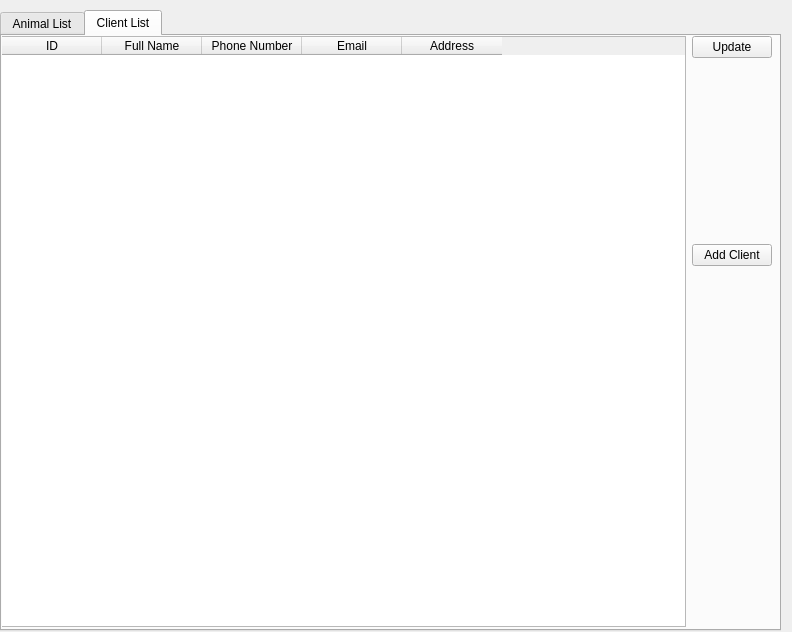
<?xml version="1.0" encoding="UTF-8"?>
<ui version="4.0">
 <class>StaffWindow</class>
 <widget class="QDialog" name="StaffWindow">
  <property name="geometry">
   <rect>
    <x>0</x>
    <y>0</y>
    <width>792</width>
    <height>632</height>
   </rect>
  </property>
  <property name="windowTitle">
   <string>Dialog</string>
  </property>
  <widget class="QWidget" name="gridLayoutWidget">
   <property name="geometry">
    <rect>
     <x>0</x>
     <y>10</y>
     <width>781</width>
     <height>621</height>
    </rect>
   </property>
   <layout class="QGridLayout" name="gridLayout_2">
    <item row="0" column="0">
     <widget class="QTabWidget" name="StuffTab">
      <property name="cursor">
       <cursorShape>ArrowCursor</cursorShape>
      </property>
      <property name="currentIndex">
       <number>1</number>
      </property>
      <widget class="QWidget" name="tab">
       <attribute name="title">
        <string>Animal List</string>
       </attribute>
       <widget class="QWidget" name="verticalLayoutWidget">
        <property name="geometry">
         <rect>
          <x>0</x>
          <y>0</y>
          <width>771</width>
          <height>561</height>
         </rect>
        </property>
        <layout class="QGridLayout" name="gridLayout_3">
         <item row="0" column="0" rowspan="7">
          <widget class="QTableWidget" name="AnimalListTable">
           <property name="cursor" stdset="0">
            <cursorShape>PointingHandCursor</cursorShape>
           </property>
           <column>
            <property name="text">
             <string>ID</string>
            </property>
           </column>
           <column>
            <property name="text">
             <string>Name</string>
            </property>
           </column>
           <column>
            <property name="text">
             <string>Species</string>
            </property>
           </column>
           <column>
            <property name="text">
             <string>Breed</string>
            </property>
           </column>
           <column>
            <property name="text">
             <string>Age</string>
            </property>
           </column>
           <column>
            <property name="text">
             <string>Gender</string>
            </property>
           </column>
          </widget>
         </item>
         <item row="2" column="1">
          <widget class="QPushButton" name="addAnimalButton">
           <property name="cursor">
            <cursorShape>PointingHandCursor</cursorShape>
           </property>
           <property name="text">
            <string>Add</string>
           </property>
          </widget>
         </item>
         <item row="0" column="1">
          <widget class="QPushButton" name="updateButton">
           <property name="cursor">
            <cursorShape>ArrowCursor</cursorShape>
           </property>
           <property name="text">
            <string>Update</string>
           </property>
          </widget>
         </item>
        </layout>
       </widget>
       <widget class="QLabel" name="label">
        <property name="geometry">
         <rect>
          <x>180</x>
          <y>560</y>
          <width>381</width>
          <height>20</height>
         </rect>
        </property>
        <property name="text">
         <string>Hint: Double Clicked Table Content To View Animal Details</string>
        </property>
       </widget>
      </widget>
      <widget class="QWidget" name="clientTab">
       <attribute name="title">
        <string>Client List</string>
       </attribute>
       <widget class="QWidget" name="gridLayoutWidget_2">
        <property name="geometry">
         <rect>
          <x>-1</x>
          <y>0</y>
          <width>771</width>
          <height>591</height>
         </rect>
        </property>
        <layout class="QGridLayout" name="gridLayout_4">
         <item row="0" column="0" rowspan="5">
          <widget class="QTableWidget" name="ClienListTable">
           <column>
            <property name="text">
             <string>ID</string>
            </property>
           </column>
           <column>
            <property name="text">
             <string>Full Name</string>
            </property>
           </column>
           <column>
            <property name="text">
             <string>Phone Number</string>
            </property>
           </column>
           <column>
            <property name="text">
             <string>Email</string>
            </property>
           </column>
           <column>
            <property name="text">
             <string>Address</string>
            </property>
           </column>
          </widget>
         </item>
         <item row="2" column="2">
          <widget class="QPushButton" name="addClientButton">
           <property name="text">
            <string>Add Client</string>
           </property>
          </widget>
         </item>
         <item row="0" column="2">
          <widget class="QPushButton" name="clientUpdateButton">
           <property name="text">
            <string>Update</string>
           </property>
          </widget>
         </item>
        </layout>
       </widget>
      </widget>
     </widget>
    </item>
   </layout>
  </widget>
 </widget>
 <resources/>
 <connections/>
</ui>
